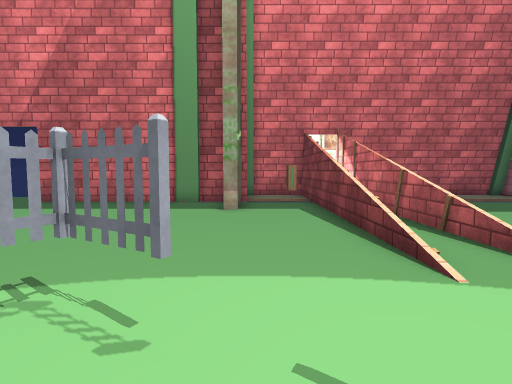
View 1 (above)

23 first-person views from a walk through a Unity game level. The camera is 1.3 m above the floor, tilts 4° down and sees 80° across. The floor is counted in squares, 1 m on a side. Each view is taken from the middle of a square. On the plan, view 1 faces up. The plan holds only what a view shows up to about 14 squares ahead; the rest is blank. The place goes on beyond the plan. The player is left out. Door leaves are left out, so doorways stand open. Some surface patterns are stand-ins.

View 2
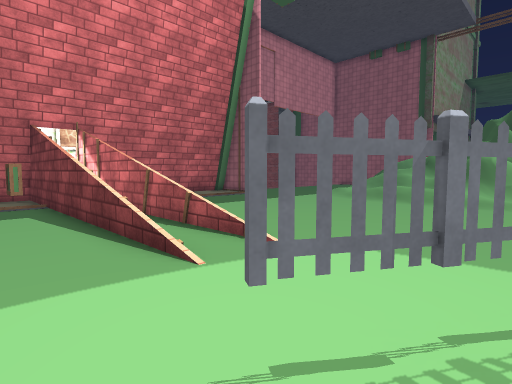

View 3
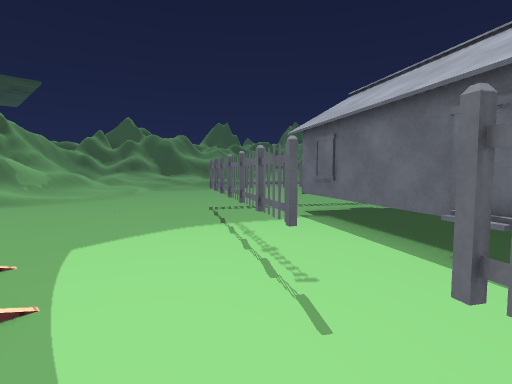

View 4
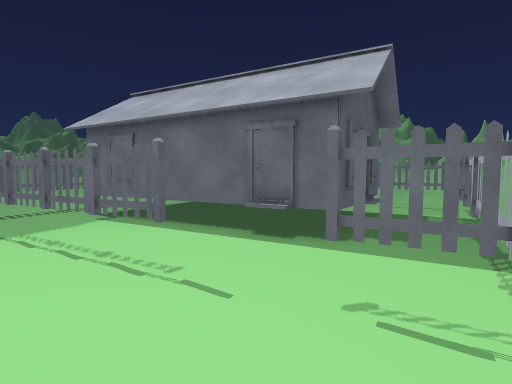

View 5
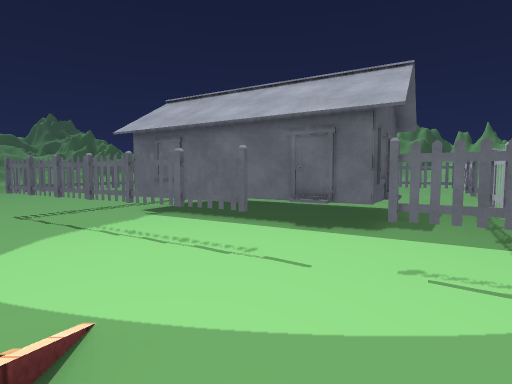

View 6
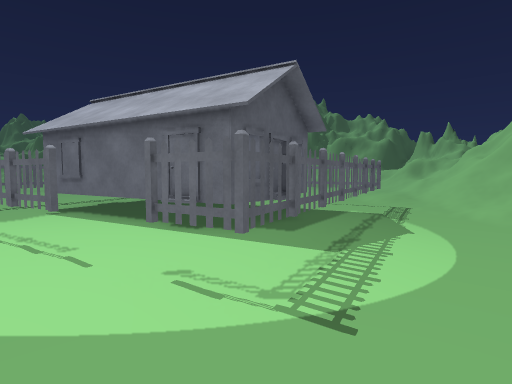

View 7
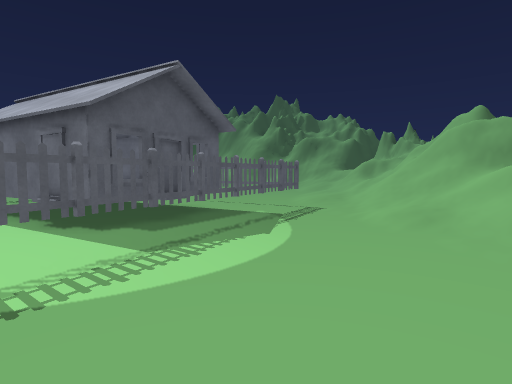

View 8
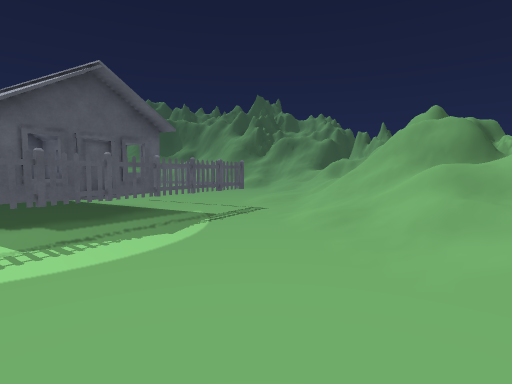

View 9
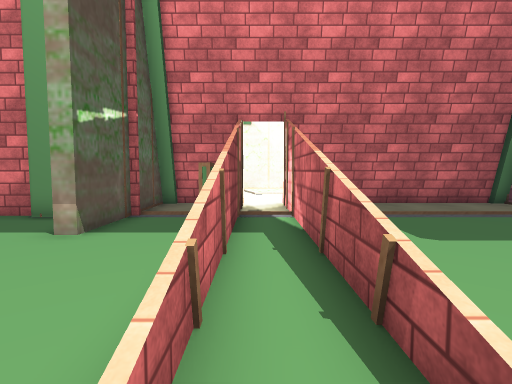

View 10
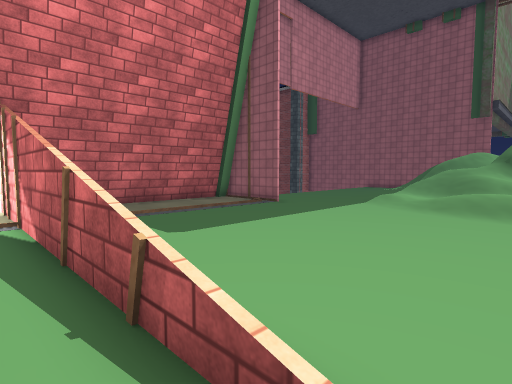

View 11
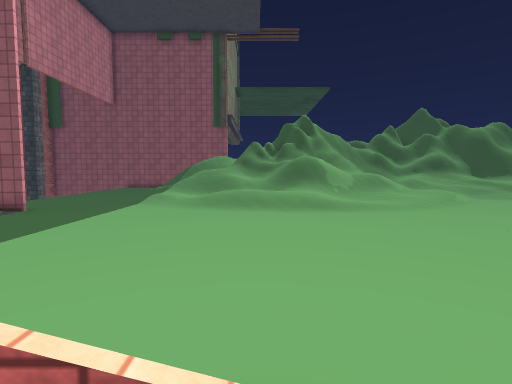

View 12
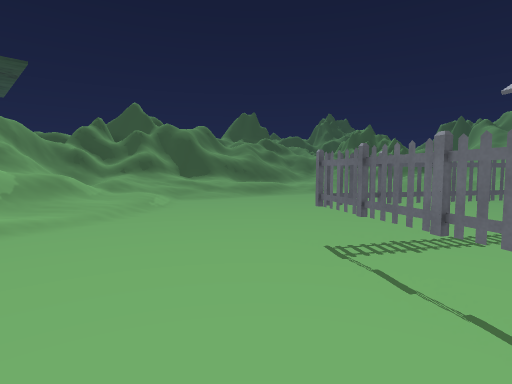

View 13
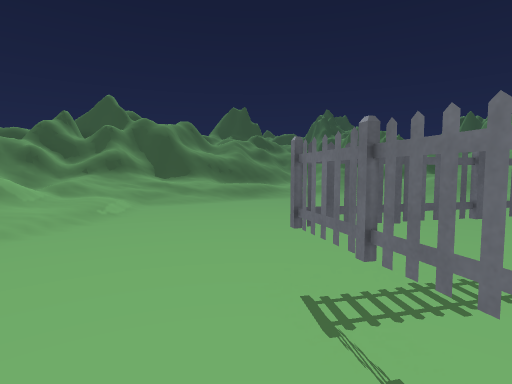

View 14
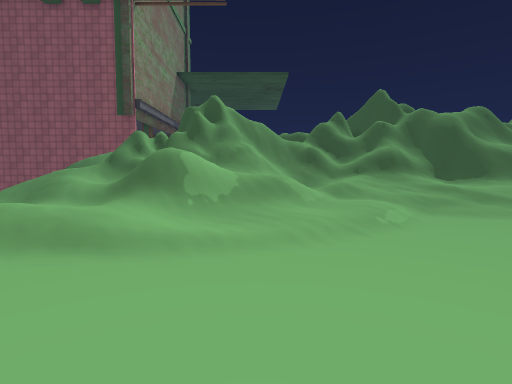

View 15
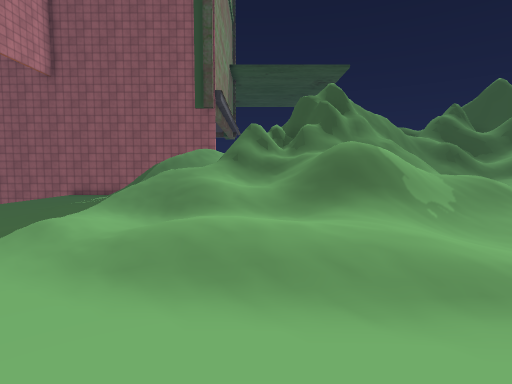

View 16
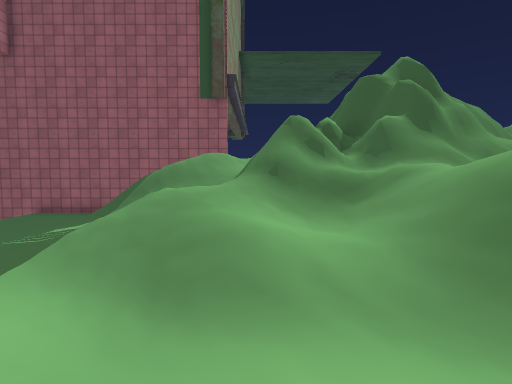

View 17
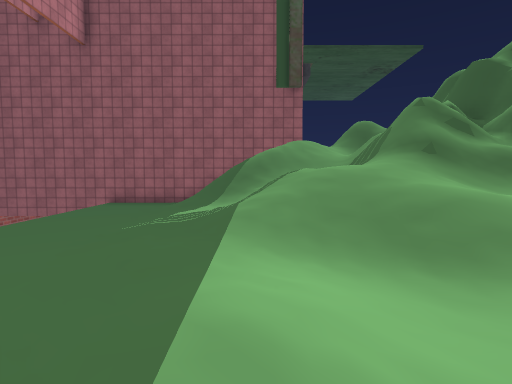

View 18
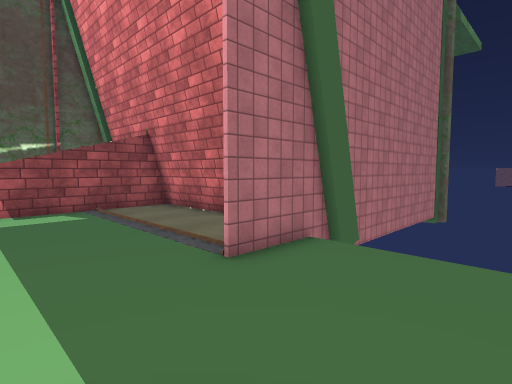

View 19
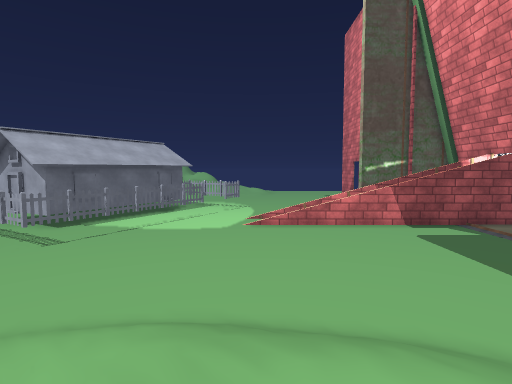

View 20
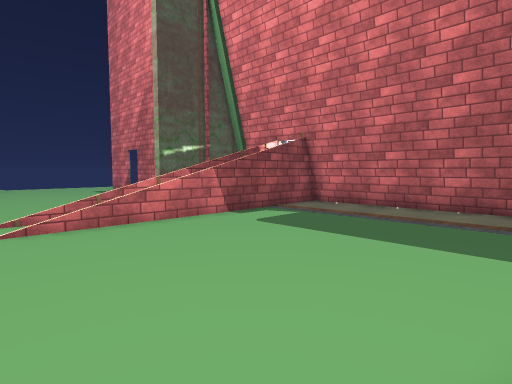

View 21
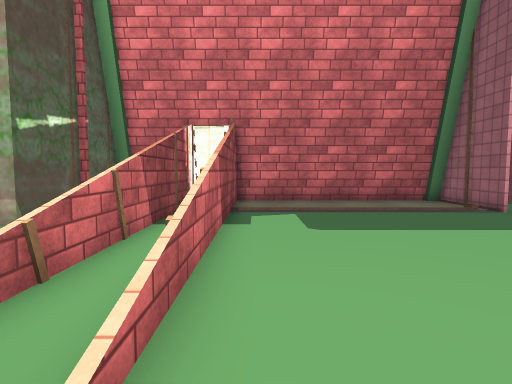

View 22
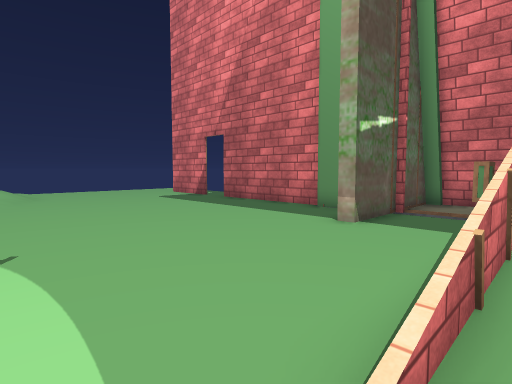

View 23
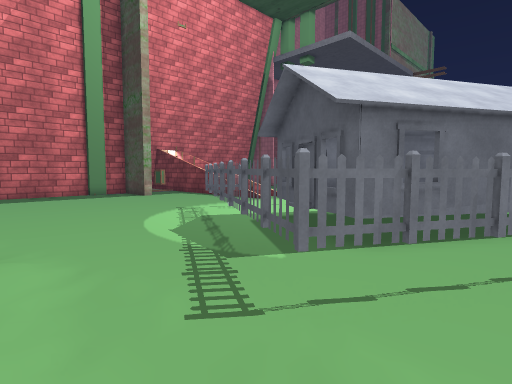

### Floor plan
Key: @ floor where view 1 was taken; # wall or solid block; x gap in a wall; . main floor; : floor 0.25 m higher than the main floor; + floor 0.5 m higher than the main floor; * floor 2.75 m higher than the main floor; % floor 3 m higher than the main floor; & floor 3.5 m higher than the main floor; / step, stairs or slope; D open door; = window, fence, low wall or low ledge; ^ raised ledge; v drop or lower ground; O other object.
Columns run from 17 left of view 1 to 26 right of it. Each row starts with its distance up from view 1.
 16                 #### ##########
 15                 #  #DD        #            #
 14                 #  #.#        #.... .......#
 13        .#########.OO.#........#............#
 12        .........#..#.#...................//#
 11         ........#..#.#..............:///// #
 10        ............#.#.........../::////// #
  9       .............#.#........../+://///// #
  8      ..............=.=........../:://///// #
  7     ...............=.=.........///////////
  6     ...............=.=........//++/////////
  5     //........................///+///#=#  #
  4     /:......................../++////==##=
  3        ........O............../++////=###=
  2       :.......OOO.............///// /=###
  1      ///......O...OO........../:://///^#=
  0      +//.....OO..@..OO.........::///// =#
 -1     /////....O.OOO...OOO.......::+// //==
 -2     //////..O.OOOOO....OO.......:://///=*
 -3      ////...O.OOOOOOO....O....../+////==vvv
 -4  ##=/////..O.OOOOOOOOOO.OO......./////==v&
 -5 #==#/////..O..OOOOOOOO..O.........////=v%
 -6 == //////..OOO.OOOOOOO.O..........///==v
 -7 v   =#///:...OO...OOOO.O..........////xv

Where each view was taken, in squares from view 1:
view 1: 0 up, 0 right, facing up
view 2: 0 up, 0 right, facing up-right
view 3: 4 up, 1 left, facing down-right
view 4: 5 up, 0 right, facing down
view 5: 6 up, 1 right, facing down
view 6: 6 up, 2 left, facing down
view 7: 6 up, 5 left, facing down
view 8: 6 up, 7 left, facing down
view 9: 4 up, 3 right, facing up
view 10: 4 up, 3 right, facing up-right
view 11: 5 up, 3 right, facing right
view 12: 2 up, 5 right, facing down-right
view 13: 0 up, 6 right, facing down-right
view 14: 0 up, 8 right, facing right
view 15: 5 up, 10 right, facing right
view 16: 6 up, 14 right, facing right
view 17: 9 up, 14 right, facing right
view 18: 9 up, 17 right, facing up-left
view 19: 4 up, 17 right, facing left
view 20: 3 up, 13 right, facing up-left
view 21: 3 up, 5 right, facing up
view 22: 3 up, 3 right, facing up-left
view 23: 7 down, 9 left, facing up-right
